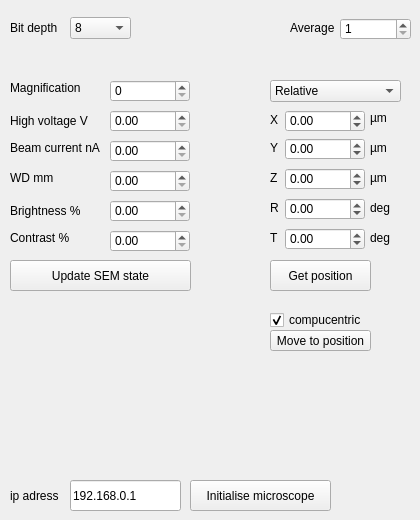
       <widget class="QWidget" name="Settings">
        <attribute name="title">
         <string>Settings</string>
        </attribute>
        <widget class="QSpinBox" name="spinBox_magnification">
         <property name="geometry">
          <rect>
           <x>110</x>
           <y>80</y>
           <width>80</width>
           <height>22</height>
          </rect>
         </property>
         <property name="layoutDirection">
          <enum>Qt::LeftToRight</enum>
         </property>
         <property name="minimum">
          <number>0</number>
         </property>
         <property name="maximum">
          <number>1000000</number>
         </property>
        </widget>
        <widget class="QLabel" name="label_16">
         <property name="geometry">
          <rect>
           <x>10</x>
           <y>80</y>
           <width>81</width>
           <height>16</height>
          </rect>
         </property>
         <property name="text">
          <string>Magnification</string>
         </property>
        </widget>
        <widget class="QLabel" name="label_17">
         <property name="geometry">
          <rect>
           <x>10</x>
           <y>110</y>
           <width>101</width>
           <height>21</height>
          </rect>
         </property>
         <property name="text">
          <string>High voltage V</string>
         </property>
        </widget>
        <widget class="QDoubleSpinBox" name="doubleSpinBox_high_voltage">
         <property name="geometry">
          <rect>
           <x>110</x>
           <y>110</y>
           <width>80</width>
           <height>22</height>
          </rect>
         </property>
         <property name="maximum">
          <double>30.000000000000000</double>
         </property>
        </widget>
        <widget class="QDoubleSpinBox" name="doubleSpinBox_working_distance">
         <property name="geometry">
          <rect>
           <x>110</x>
           <y>170</y>
           <width>80</width>
           <height>22</height>
          </rect>
         </property>
        </widget>
        <widget class="QLabel" name="label_18">
         <property name="geometry">
          <rect>
           <x>10</x>
           <y>170</y>
           <width>101</width>
           <height>16</height>
          </rect>
         </property>
         <property name="text">
          <string>WD mm</string>
         </property>
        </widget>
        <widget class="QDoubleSpinBox" name="doubleSpinBox_brightness">
         <property name="geometry">
          <rect>
           <x>110</x>
           <y>200</y>
           <width>80</width>
           <height>22</height>
          </rect>
         </property>
         <property name="maximum">
          <double>100.000000000000000</double>
         </property>
        </widget>
        <widget class="QLabel" name="label_19">
         <property name="geometry">
          <rect>
           <x>10</x>
           <y>200</y>
           <width>101</width>
           <height>21</height>
          </rect>
         </property>
         <property name="text">
          <string>Brightness %</string>
         </property>
        </widget>
        <widget class="QLabel" name="label_20">
         <property name="geometry">
          <rect>
           <x>10</x>
           <y>230</y>
           <width>101</width>
           <height>16</height>
          </rect>
         </property>
         <property name="text">
          <string>Contrast %</string>
         </property>
        </widget>
        <widget class="QDoubleSpinBox" name="doubleSpinBox_contrast">
         <property name="geometry">
          <rect>
           <x>110</x>
           <y>230</y>
           <width>80</width>
           <height>22</height>
          </rect>
         </property>
         <property name="maximum">
          <double>100.000000000000000</double>
         </property>
        </widget>
        <widget class="QLabel" name="label_21">
         <property name="geometry">
          <rect>
           <x>10</x>
           <y>140</y>
           <width>101</width>
           <height>16</height>
          </rect>
         </property>
         <property name="text">
          <string>Beam current nA</string>
         </property>
        </widget>
        <widget class="QDoubleSpinBox" name="doubleSpinBox_beam_current">
         <property name="geometry">
          <rect>
           <x>110</x>
           <y>140</y>
           <width>80</width>
           <height>22</height>
          </rect>
         </property>
        </widget>
        <widget class="QPushButton" name="pushButton_update_SEM_state">
         <property name="geometry">
          <rect>
           <x>10</x>
           <y>260</y>
           <width>181</width>
           <height>31</height>
          </rect>
         </property>
         <property name="text">
          <string>Update SEM state</string>
         </property>
        </widget>
        <widget class="QLabel" name="label_32">
         <property name="geometry">
          <rect>
           <x>290</x>
           <y>20</y>
           <width>51</width>
           <height>16</height>
          </rect>
         </property>
         <property name="text">
          <string>Average</string>
         </property>
        </widget>
        <widget class="QSpinBox" name="spinBox_average">
         <property name="geometry">
          <rect>
           <x>340</x>
           <y>18</y>
           <width>71</width>
           <height>22</height>
          </rect>
         </property>
         <property name="minimum">
          <number>1</number>
         </property>
         <property name="maximum">
          <number>8000</number>
         </property>
        </widget>
        <widget class="QLabel" name="label_29">
         <property name="geometry">
          <rect>
           <x>10</x>
           <y>20</y>
           <width>51</width>
           <height>16</height>
          </rect>
         </property>
         <property name="text">
          <string>Bit depth</string>
         </property>
        </widget>
        <widget class="QComboBox" name="comboBox_bit_depth">
         <property name="geometry">
          <rect>
           <x>70</x>
           <y>17</y>
           <width>61</width>
           <height>22</height>
          </rect>
         </property>
         <item>
          <property name="text">
           <string>8</string>
          </property>
         </item>
         <item>
          <property name="text">
           <string>16</string>
          </property>
         </item>
        </widget>
        <widget class="QLabel" name="label_14">
         <property name="geometry">
          <rect>
           <x>10</x>
           <y>480</y>
           <width>55</width>
           <height>31</height>
          </rect>
         </property>
         <property name="text">
          <string>ip adress</string>
         </property>
        </widget>
        <widget class="QPushButton" name="pushButton_initialise_microscope">
         <property name="geometry">
          <rect>
           <x>190</x>
           <y>480</y>
           <width>141</width>
           <height>31</height>
          </rect>
         </property>
         <property name="text">
          <string>Initialise microscope</string>
         </property>
        </widget>
        <widget class="QLineEdit" name="lineEdit_ip_address">
         <property name="geometry">
          <rect>
           <x>70</x>
           <y>480</y>
           <width>111</width>
           <height>31</height>
          </rect>
         </property>
         <property name="text">
          <string>192.168.0.1</string>
         </property>
        </widget>
        <widget class="QPushButton" name="pushButton_move_stage">
         <property name="geometry">
          <rect>
           <x>270</x>
           <y>330</y>
           <width>101</width>
           <height>21</height>
          </rect>
         </property>
         <property name="text">
          <string>Move to position</string>
         </property>
        </widget>
        <widget class="QLabel" name="label_50">
         <property name="geometry">
          <rect>
           <x>370</x>
           <y>110</y>
           <width>31</width>
           <height>16</height>
          </rect>
         </property>
         <property name="text">
          <string>µm</string>
         </property>
        </widget>
        <widget class="QLabel" name="label_49">
         <property name="geometry">
          <rect>
           <x>370</x>
           <y>140</y>
           <width>31</width>
           <height>16</height>
          </rect>
         </property>
         <property name="text">
          <string>µm</string>
         </property>
        </widget>
        <widget class="QLabel" name="label_9">
         <property name="geometry">
          <rect>
           <x>370</x>
           <y>230</y>
           <width>31</width>
           <height>16</height>
          </rect>
         </property>
         <property name="text">
          <string>deg</string>
         </property>
        </widget>
        <widget class="QLabel" name="label_26">
         <property name="geometry">
          <rect>
           <x>270</x>
           <y>200</y>
           <width>21</width>
           <height>16</height>
          </rect>
         </property>
         <property name="text">
          <string>R</string>
         </property>
        </widget>
        <widget class="QDoubleSpinBox" name="doubleSpinBox_stage_z">
         <property name="geometry">
          <rect>
           <x>285</x>
           <y>168</y>
           <width>80</width>
           <height>22</height>
          </rect>
         </property>
         <property name="minimum">
          <double>-100000.000000000000000</double>
         </property>
         <property name="maximum">
          <double>100000.000000000000000</double>
         </property>
        </widget>
        <widget class="QLabel" name="label_25">
         <property name="geometry">
          <rect>
           <x>270</x>
           <y>170</y>
           <width>21</width>
           <height>16</height>
          </rect>
         </property>
         <property name="text">
          <string>Z</string>
         </property>
        </widget>
        <widget class="QLabel" name="label_27">
         <property name="geometry">
          <rect>
           <x>270</x>
           <y>230</y>
           <width>21</width>
           <height>16</height>
          </rect>
         </property>
         <property name="text">
          <string>T</string>
         </property>
        </widget>
        <widget class="QDoubleSpinBox" name="doubleSpinBox_stage_y">
         <property name="geometry">
          <rect>
           <x>285</x>
           <y>138</y>
           <width>80</width>
           <height>22</height>
          </rect>
         </property>
         <property name="minimum">
          <double>-100000.000000000000000</double>
         </property>
         <property name="maximum">
          <double>100000.000000000000000</double>
         </property>
         <property name="value">
          <double>0.000000000000000</double>
         </property>
        </widget>
        <widget class="QLabel" name="label_35">
         <property name="geometry">
          <rect>
           <x>370</x>
           <y>200</y>
           <width>31</width>
           <height>16</height>
          </rect>
         </property>
         <property name="text">
          <string>deg</string>
         </property>
        </widget>
        <widget class="QDoubleSpinBox" name="doubleSpinBox_stage_x">
         <property name="geometry">
          <rect>
           <x>285</x>
           <y>110</y>
           <width>80</width>
           <height>22</height>
          </rect>
         </property>
         <property name="minimum">
          <double>-100000.000000000000000</double>
         </property>
         <property name="maximum">
          <double>100000.000000000000000</double>
         </property>
        </widget>
        <widget class="QCheckBox" name="checkBox_compucentric">
         <property name="geometry">
          <rect>
           <x>270</x>
           <y>310</y>
           <width>111</width>
           <height>20</height>
          </rect>
         </property>
         <property name="text">
          <string>compucentric</string>
         </property>
         <property name="checked">
          <bool>true</bool>
         </property>
        </widget>
        <widget class="QDoubleSpinBox" name="doubleSpinBox_stage_t">
         <property name="geometry">
          <rect>
           <x>285</x>
           <y>228</y>
           <width>80</width>
           <height>22</height>
          </rect>
         </property>
         <property name="minimum">
          <double>-100000.000000000000000</double>
         </property>
         <property name="maximum">
          <double>360.000000000000000</double>
         </property>
        </widget>
        <widget class="QPushButton" name="pushButton_update_stage_position">
         <property name="geometry">
          <rect>
           <x>270</x>
           <y>260</y>
           <width>101</width>
           <height>31</height>
          </rect>
         </property>
         <property name="text">
          <string>Get position</string>
         </property>
        </widget>
        <widget class="QLabel" name="label_36">
         <property name="geometry">
          <rect>
           <x>370</x>
           <y>170</y>
           <width>31</width>
           <height>16</height>
          </rect>
         </property>
         <property name="text">
          <string>µm</string>
         </property>
        </widget>
        <widget class="QLabel" name="label_24">
         <property name="geometry">
          <rect>
           <x>270</x>
           <y>140</y>
           <width>21</width>
           <height>16</height>
          </rect>
         </property>
         <property name="text">
          <string>Y</string>
         </property>
        </widget>
        <widget class="QComboBox" name="comboBox_move_type">
         <property name="geometry">
          <rect>
           <x>270</x>
           <y>80</y>
           <width>131</width>
           <height>22</height>
          </rect>
         </property>
         <item>
          <property name="text">
           <string>Relative</string>
          </property>
         </item>
         <item>
          <property name="text">
           <string>Absolute</string>
          </property>
         </item>
         <item>
          <property name="text">
           <string>Raw coordinates</string>
          </property>
         </item>
        </widget>
        <widget class="QDoubleSpinBox" name="doubleSpinBox_stage_r">
         <property name="geometry">
          <rect>
           <x>285</x>
           <y>198</y>
           <width>80</width>
           <height>22</height>
          </rect>
         </property>
         <property name="minimum">
          <double>-100000.000000000000000</double>
         </property>
         <property name="maximum">
          <double>100000.000000000000000</double>
         </property>
        </widget>
        <widget class="QLabel" name="label_23">
         <property name="geometry">
          <rect>
           <x>270</x>
           <y>112</y>
           <width>21</width>
           <height>16</height>
          </rect>
         </property>
         <property name="text">
          <string>X</string>
         </property>
        </widget>
       </widget>
